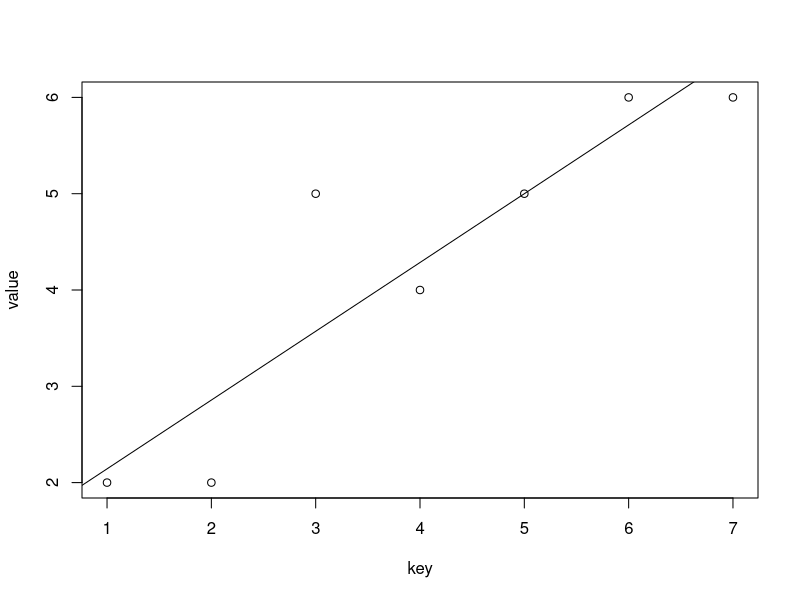

Write R code to recreate this figure.
# Entering the keys. Use start:finish syntax to begin a vector from the number "start" until "finish" incrementing by 1.
key=1:7

# Entering the values
value=c(2,2,5,4,5,6,6)

# Checking that key and value have the same number of elements
length(key)
length(value)

# Producing a scatterplot of value versus key
plot(key,value)

# We're going to use lm command to compute a "linear model" that fits the data
result=lm(value~key)

# Checking the variable result
result
# We will see that the equation of the line of best fit is: value = 1.4286 + 0.7143 key.
# Note, this equation has the form y = a + b x, where a is the intercept of the line and b is the slope, or the regression coefficient.

# Drawing the "line of best fit"
abline(result)

# Defining the correlation coefficient
cor.test(value,key)